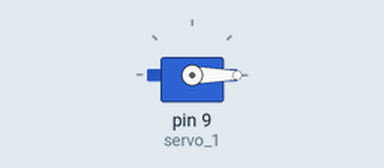
The sketch below on a simulated Arduino Uno, built with avr-gcc and run on an emulated ATmega328P. On the bench: servo.

Above: at 0.05 s.
Timing chart, 0 to 4.6 s (numbered marks = the images above):
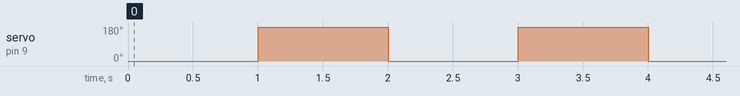

The sketch:

moving_one_motor.ino
```cpp
#include <Servo.h>

Servo servo_1;

void setup()
{
  servo_1.attach(9);
}

void loop()
{
  servo_1.write( 0 );
  delay( 1000 );
  servo_1.write( 180 );
  delay( 1000 );
}
```

Measured:
- by itself, servo on pin 9 (servo_1): alternates 180° for 1.0 s and 0° for 1.0 s
